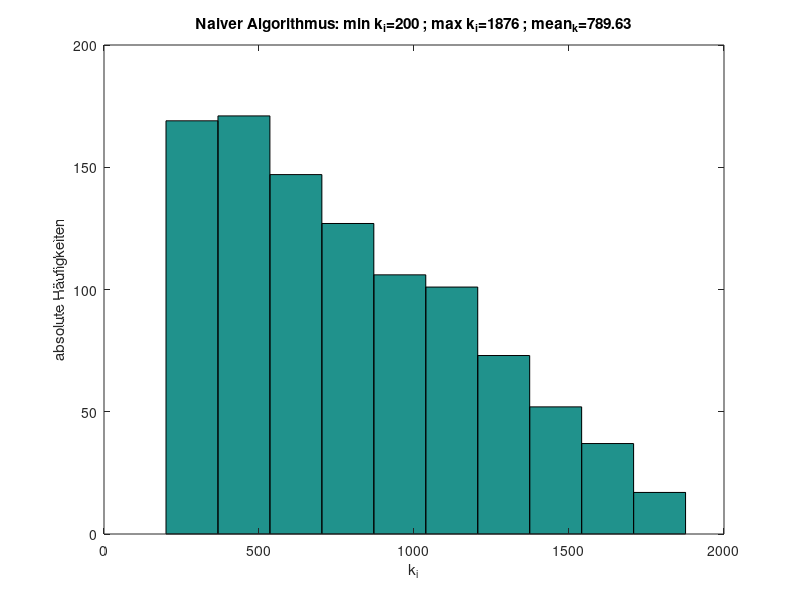
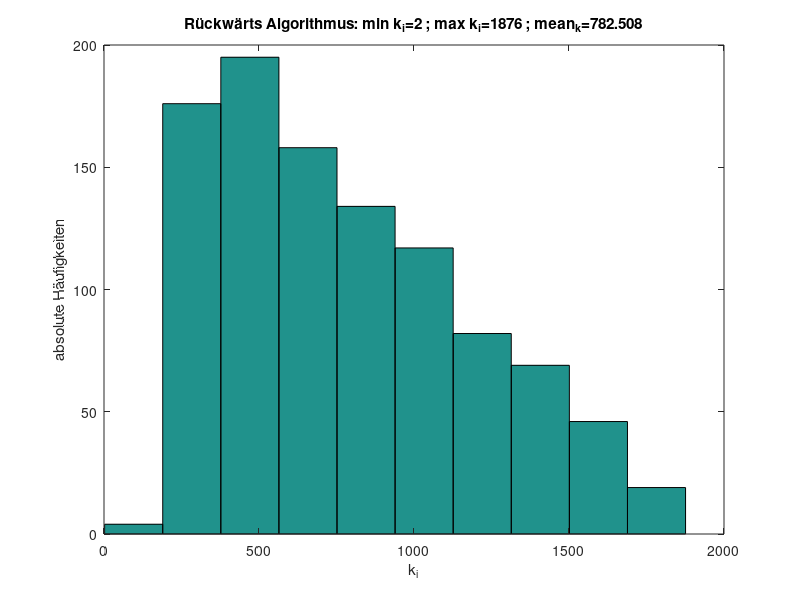
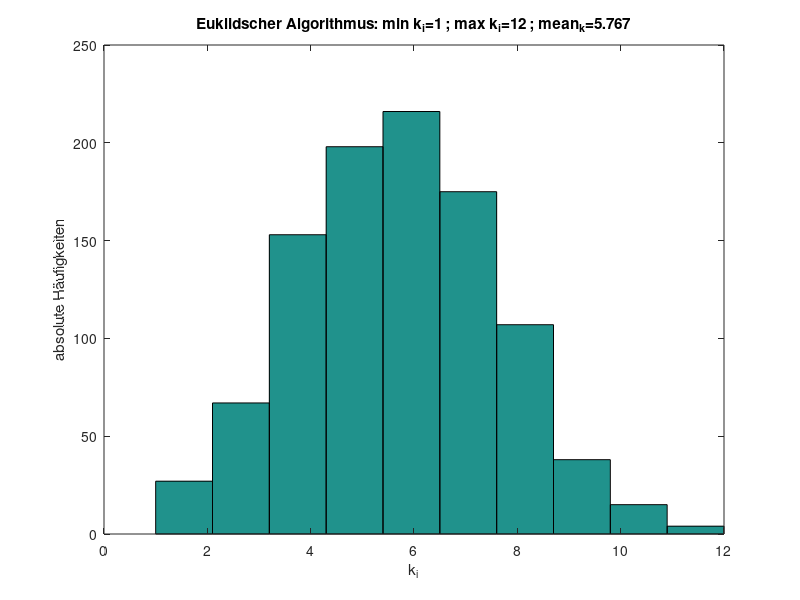

Source code (MATLAB) for these figures, in order:
%%%%%%%%%%%%%%%%%%%%%%%%%%%%%%%
% 	CoMa UB8 A1	%
% =========================== %
%	octave-Script	%
% --------------------------- %
% Author: Samanta Scharmacher	%
% TODO: 			%
%  Fixe TEX geprintete Plots!	%
%%%%%%%%%%%%%%%%%%%%%%%%%%%%%%%

clear all
#clf reset
#close all

cd "/home/samas/repo/CoMa/UB/Uebung8/Code"

%Rückgabe: Boolean ob teilbar oder nicht
function erg=teilbar(teiler,vielfaches)
	erg=mod(vielfaches,teiler)==0;	% uns ist dabei egal wie oft teiler in vielfaches passt
end;

function ggT=Simple_ggt_naiv(a,b)
	ggTschranke=min(a,b);		% suche den kleineren Wert von beiden um damit die obere Schranke für die While Schlefe festzu legen
	i=1;				%Es reicht nur i zu initialisieren, da alles durch 1 teilbar ist und mindestens einmal in die Whileschleife gesprungen wird
	while(i<=ggTschranke)		%gehe in ganzzahligen Schritten bis zur größten Zahl
		if (teilbar(i,a) && teilbar(i,b))
			ggT=i;	
		end;
		i++;
	end;	
end;

function ggT=Simple_ggt_rw(a,b)
	ggTschranke=min(a,b);
	while(ggTschranke>0)
		if (teilbar(ggTschranke,a)&& teilbar(ggTschranke,b))	% hier wird mindestens im Fall ggTschranke==1 hinein gegangen
			ggT=ggTschranke;
			return;					%Wir wollen den größten haben, d.h. sobald wir einen gefunden haben muss das auch der größte sein!
		end;
		ggTschranke--;
	end;
end;

function ggT=Simple_ggt_euklid(a,b)
	ggT=max(a,b);
	ggTschranke=min(a,b);
	while(ggTschranke>0)
		rest= mod(ggT,ggTschranke);
		ggT=ggTschranke;
		ggTschranke=rest;
	end;
end;

%%%%%%%%%%%%%%%%%%%%%%%%%%%%%%%%%%%%%%
%function-Variante mit variaben Return-Paras
%%%%%%%%%%%%%%%%%%%%%%%%%%%%%%%%%%%%%%
function varargout=ggt_naiv(a,b)
	if(nargout<1)
		error("Nicht genu ausgabe Parameter definiert: Es wird mindestens 1 Parameter für den ggT benötigt!");
		return;
	end;
	ggTschranke=min(a,b);		% suche den kleineren Wert von beiden um damit die obere Schranke für die While Schlefe festzu legen
	i=1;				%Es reicht nur i zu initialisieren, da alles durch 1 teilbar ist und mindestens einmal in die Whileschleife gesprungen wird
	if (nargout>1)
		varargout{2}=0;		%%Bisher noch keine Div und ist Initialisierung
	end;
	while(i<=ggTschranke)		%gehe in ganzzahligen Schritten bis zur größten Zahl
		if (teilbar(i,a) && teilbar(i,b))
			varargout{1}=i;		
		end;
		if(nargout>1)
			varargout{2}+=2; 	%Pro Iteration haben wir 2 Divisionen!! da 2-Mal die Teilbarkeit geprüft werden soll
		end;
		i++;
	end;		
end;


%Hat meist eine Divsion mehr, da das min einmal auf Teilbarkeit und dann auch noch mal als letztes der ggT selber.
function varargout=ggt_rw(a,b)
	if(nargout<1)
		error("Nicht genu ausgabe Parameter definiert: Es wird mindestens 1 Parameter für den ggT benötigt!");
		return;
	end;
	ggTschranke=min(a,b);
	if (nargout>1)
		varargout{2}=0;		%%Bisher noch keine Div und ist Initialisierung
	end;
	while(ggTschranke>0)
		%WIr zählen schon hier die Division, da wir davon ausgehen, dass unser Programm nicht in iner Iteration abstürzt
		if(nargout>1)
			varargout{2}+=2;			%Wir haben pro Iteration 2-Divisionen!!
		end;
		if (teilbar(ggTschranke,a)&& teilbar(ggTschranke,b))	% hier wird mindestens im Fall ggTschranke==1 hinein gegangen
			varargout{1}=ggTschranke;
			return;					%Wir wollen den größten haben, d.h. sobald wir einen gefunden haben muss das auch der größte sein!
		end;
		ggTschranke--;
	end;
end;

function varargout=ggt_euklid(a,b)
	if(nargout<1)
		error("Nicht genu ausgabe Parameter definiert: Es wird mindestens 1 Parameter für den ggT benötigt!");
		return;
	end;
	
	ggT=max(a,b);
	ggTschranke=min(a,b);
	if (nargout>1)
		varargout{2}=0; 	%fangen bei 0 ann, da wir bisher keine Division durchgeführt haben und das eine Initialisierung ist.
	end;
	while(ggTschranke>0)
		rest= mod(ggT,ggTschranke);
		ggT=ggTschranke;
		ggTschranke=rest;
		if(nargout>1)
			varargout{2}++;
		end;
	end;
	varargout{1}=ggT;
end;
  
disp('Start des Skripts');
n=1000; 
%Erzeuge 1000x2 Integer Matrix mit Werten zwischen 100 und 1000, wobei die 1. Spalte a_i und die 2. b_i ist.
stichprobe=randi([100 , 1000],n,2);

%gehe mit Forschleife durch die Stichprobe!
%k ist eine nx3 Matrix, in der die Zeilen die jeweilige Iteration i beschreibt und die Spalten enthalten die Anzahl der Divisionen der ggT-Varianten (1=naiv;2=rw;3=euklid)
disp('berechne ggT mit den ggT-ALgorithmen')
for (i=1:n)
	[GGT(i,1) k(i,1)]=ggt_naiv(stichprobe(i,1),stichprobe(i,2));
	[GGT(i,2) k(i,2)]=ggt_rw(stichprobe(i,1),stichprobe(i,2));
	[GGT(i,3) k(i,3)]=ggt_euklid(stichprobe(i,1),stichprobe(i,2));
end;
%berechne nun den Mittelwert über die k_i
disp('Berechen den Mittelwert')
k_Mittelwert=mean(k)
disp('Berechne das Maximum jedes Algorithmus')
max_k=max(k)
disp('Berechne das Minimum jeder Variante')
min_k=min(k)

%Plotten der Histogramme:
disp('Plote Naiven Algorithus')
figure(1)
hist(k(:,1));
hold on
c=strcat('Naiver Algorithmus: min k_i= ', num2str(min_k(1,1)),' ; max k_i= ',num2str(max_k(1,1)),' ; mean_{k}= ',num2str(k_Mittelwert(1,1)));
title(c);
xlabel('k_i');
ylabel('absolute Häufigkeiten');
hold off
print -dpng naiverAlgo_Histogramm.png;

disp('Plote Rückwärts Algorithus')
figure(2)
hist(k(:,2));
hold on
c=strcat('Rückwärts Algorithmus: min k_i= ', num2str(min_k(1,2)),' ; max k_i= ',num2str(max_k(1,2)),' ; mean_{k}= ',num2str(k_Mittelwert(1,2)));
title(c);
xlabel('k_i');
ylabel('absolute Häufigkeiten');
hold off
print -dpng rwAlgo_Histogramm.png;

disp('Plote Euklidscher Algorithus')
figure(3)
hist(k(:,3));
hold on
c=strcat('Euklidscher Algorithmus: min k_i= ', num2str(min_k(1,3)),' ; max k_i= ',num2str(max_k(1,3)),' ; mean_{k}= ',num2str(k_Mittelwert(1,3)));
title(c);
xlabel('k_i');
ylabel('absolute Häufigkeiten');
hold off
print -dpng euklidAlgo_Histogramm.png;


disp('Ende des Skripts')




%%%%%%%%%%%%%%%%%%%%%%%%%%%%%%%%%%%%%%%%%%%
%allgemeiner Test:
%%%%%%%%%%%%%%%%%%%%%%%%%%%%%%%%%%%%%%%%%%%

disp('Allgemeiner Funktionstest');
disp('möglicher Worstcase für ggt_rw: ggt_rw(1000,999)')
a=999;
b=1000;
[naivGGT k_naiv]=ggt_naiv(a,b)
[rwGGT k_rw]=ggt_rw(a,b)
[euklidGGT k_euklid]=ggt_euklid(a,b)
